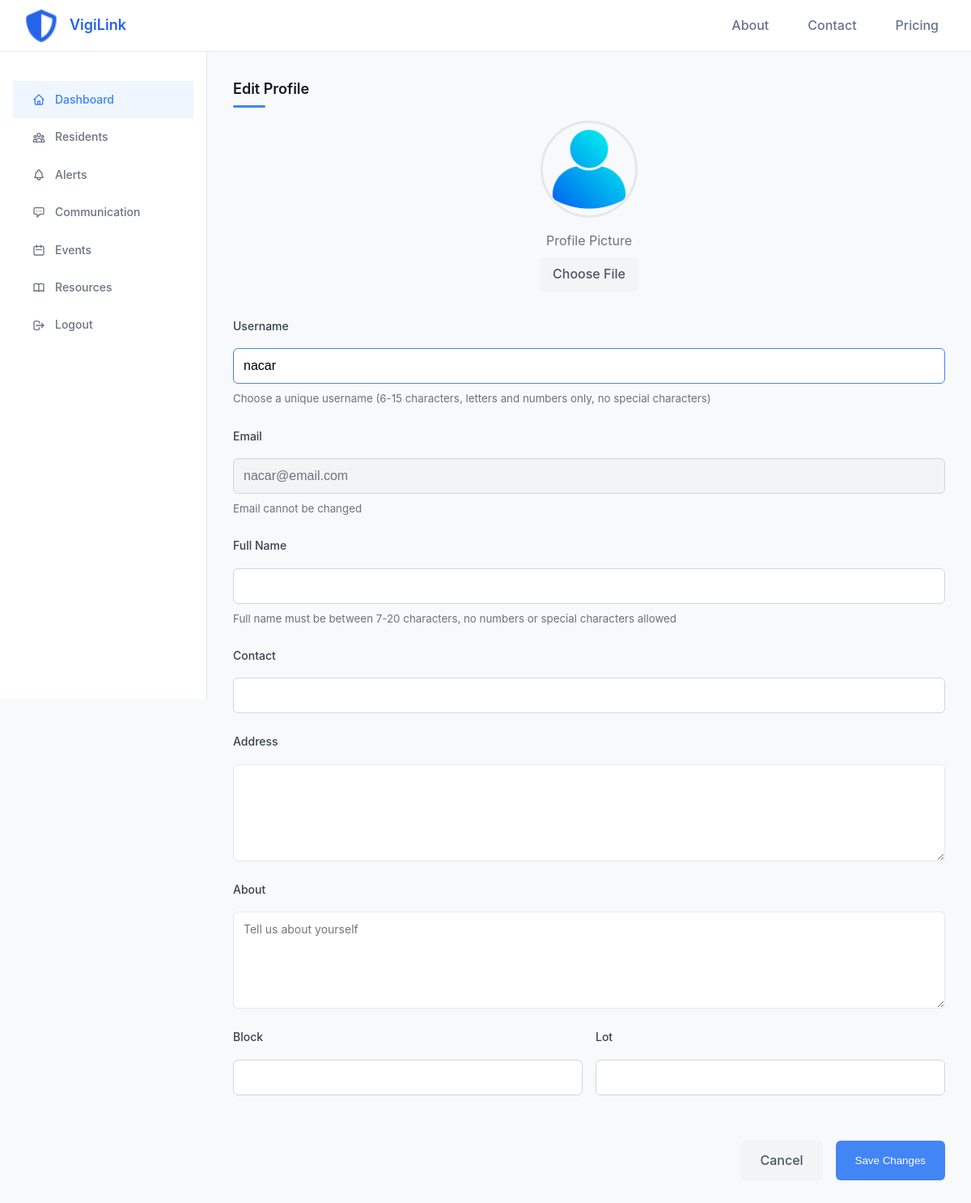
/user/profile/edit/ (signed in), run on the app's committed database.
### accounts/models.py (models this page shows)
class User(AbstractUser):
    first_name = None
    last_name = None
    ROLE_CHOICES = (
        ('guest', 'Guest'),
        ('resident', 'Resident'),
        ('communityowner', 'Community Owner'),
        ('security', 'Security'),
        ('admin', 'Admin'),
    )
    full_name = models.CharField(max_length=300, blank=True)
    city = models.ForeignKey(City, on_delete=models.SET_NULL, null=True, blank=True)
    district = models.ForeignKey(District, on_delete=models.SET_NULL, null=True, blank=True)
    contact = models.CharField(max_length=50, blank=True)
    is_verified = models.BooleanField(default=False)
    verification_code = models.CharField(max_length=6, blank=True, null=True)
    verification_code_created = models.DateTimeField(null=True, blank=True)
    profile_picture = models.ImageField(upload_to='profile_pictures/', default='accounts/static/accounts/images/profile.png')
    role = models.CharField(max_length=20, choices=ROLE_CHOICES, default='guest')
    address = models.TextField(blank=True)
    block = models.CharField(max_length=50, blank=True)
    lot = models.CharField(max_length=50, blank=True)
    about = models.TextField(blank=True, help_text='A short bio or description about yourself')
    objects = CustomUserManager()
    USERNAME_FIELD = 'username'
    REQUIRED_FIELDS = ['email', 'full_name']
    class Meta:
        verbose_name = _('user')
        verbose_name_plural = _('users')
    def __str__(self):
        return self.username

### user_panel/views.py (the view, shortened to what this page needs)
# urls.py: path('profile/edit/', views.edit_profile, name='edit_profile'),
@login_required
def edit_profile(request):
    context = {
        'user': request.user
    }
    try:
        return render(request, 'dashboard/edit_profile.html', context)
    except Exception as e:
        logger.error(f"Error editing profile: {str(e)}")
        messages.error(request, f"Error updating profile: {str(e)}")
        return redirect('view_profile')

### user_panel/templates/dashboard/edit_profile.html (shortened to what this page needs)
{% extends 'dashboard/base.html' %}
{% load static %}
{% block extra_css %}
<link rel="stylesheet" href="{% static 'dashboard/css/view_profile.css' %}">
{% endblock %}
{% block content %}
    <div class="profile-edit-container">
        <h1 class="section-title">Edit Profile</h1>
        <form method="post" enctype="multipart/form-data" action="{% url 'edit_profile' %}">
            <div class="profile-picture-container">
                <div class="profile-picture-preview">
                    {% if user.profile_picture %}
                        <img id="profile-image-preview" src="{{ user.profile_picture.url }}" alt="{{ user.full_name }}" onerror="this.src='/static/accounts/images/profile.png'">
                    {% else %}
                        <img id="profile-image-preview" src="/static/accounts/images/profile.png" alt="{{ user.full_name }}">
                    {% endif %}
                </div>
                <div class="profile-picture-upload">
                    <span>Profile Picture</span>
                    <label for="profile_picture" class="file-input-label">Choose File</label>
                </div>
            </div>
            <div class="form-group">
                <label for="username" class="form-label">Username</label>
                <input type="text" id="username" name="username" class="form-control" value="{{ user.username }}" style="border-color: #4285f4;">
                <small>Choose a unique username (6-15 characters, letters and numbers only, no special characters)</small>
            </div>
            <div class="form-group">
                <label for="email" class="form-label">Email</label>
                <input type="email" id="email" name="email" class="form-control non-editable-field" value="{{ user.email }}" readonly>
                <small>Email cannot be changed</small>
            </div>
            <div class="form-group">
                <label for="full_name" class="form-label">Full Name</label>
                <input type="text" id="full_name" name="full_name" class="form-control" value="{{ user.full_name }}" required>
                <small>Full name must be between 7-20 characters, no numbers or special characters allowed</small>
            </div>
            <div class="form-group">
                <label for="contact" class="form-label">Contact</label>
                <input type="text" id="contact" name="contact" class="form-control" value="{{ user.contact }}">
            </div>
            <div class="form-group">
                <label for="address" class="form-label">Address</label>
                <textarea id="address" name="address" class="form-control" rows="3">{{ user.address }}</textarea>
            </div>
            <div class="form-group">
                <label for="about" class="form-label">About</label>
                <textarea id="about" name="about" class="form-control" rows="4" placeholder="Tell us about yourself">{{ user.about }}</textarea>
            </div>
            <div class="form-row" style="display: flex; gap: 1rem;">
                <div class="form-group" style="flex: 1;">
                    <label for="block" class="form-label">Block</label>
                    <input type="text" id="block" name="block" class="form-control" value="{{ user.block }}">
                </div>
                <div class="form-group" style="flex: 1;">
                    <label for="lot" class="form-label">Lot</label>
                    <input type="text" id="lot" name="lot" class="form-control" value="{{ user.lot }}">
                </div>
            </div>
            <div class="form-actions">
                <a href="{% url 'view_profile' %}" class="btn-cancel">Cancel</a>
                <button type="submit" class="btn-save" id="saveButton" disabled style="font-weight: 500;">Save Changes</button>
            </div>
        </form>
    </div>
{% endblock %}

### user_panel/static/dashboard/css/dashboard_styles.css (style rules this page uses)
* { margin: 0; padding: 0; box-sizing: border-box; }
body { font-family: -apple-system, BlinkMacSystemFont, 'Segoe UI', Roboto, 'Helvetica Neue', Arial, sans-serif; background-color: #fafafa; color: #1f2937; line-height: 1.6; }

### user_panel/static/dashboard/css/post_styles.css (style rules this page uses)
.form-group { display: flex; flex-direction: column; gap: 0.5rem; }
.form-group label { font-weight: 500; color: #374151; font-size: 0.875rem; }
.form-group textarea { padding: 0.75rem; border: 1px solid #e5e7eb; border-radius: 0.375rem; resize: vertical; min-height: 120px; font-family: inherit; font-size: 0.875rem; }
.form-actions { display: flex; justify-content: flex-end; gap: 1rem; margin-top: 1rem; }

### user_panel/static/dashboard/css/view_profile.css (style rules this page uses)
* { margin: 0; padding: 0; box-sizing: border-box; }
body { font-family: -apple-system, BlinkMacSystemFont, 'Segoe UI', Roboto, 'Helvetica Neue', Arial, sans-serif; background-color: #f8f9fa; color: #6b7280; line-height: 1.6; }
.section-title { font-size: 1.125rem; font-weight: 600; color: #111827; margin-bottom: 1rem; position: relative; padding-bottom: 0.5rem; }
.section-title:after { content: ''; position: absolute; bottom: 0; left: 0; width: 40px; height: 3px; background: #4285f4; border-radius: 3px; }

### user_panel/templates/dashboard/edit_profile.html (style rules this page uses)
.form-group { margin-bottom: 1.5rem; }
.form-label { display: block; margin-bottom: 0.5rem; font-weight: 500; color: #4b5563; }
.form-control { width: 100%; padding: 0.75rem; border: 1px solid #d1d5db; border-radius: 0.375rem; font-size: 1rem; transition: border-color 0.2s; }
.form-actions { display: flex; justify-content: flex-end; gap: 1rem; margin-top: 2rem; }
.btn-cancel { background: #f3f4f6; color: #4b5563; border: none; padding: 0.75rem 1.5rem; border-radius: 0.375rem; font-weight: 500; cursor: pointer; transition: all 0.2s; text-decoration: none; }
.btn-save { background: #4285f4; color: white; border: none; padding: 0.75rem 1.5rem; border-radius: 0.375rem; font-weight: 500; cursor: pointer; transition: all 0.2s; }
.profile-picture-container { display: flex; flex-direction: column; align-items: center; margin-bottom: 2rem; }
.profile-picture-preview { width: 120px; height: 120px; border-radius: 50%; overflow: hidden; margin-bottom: 1rem; border: 3px solid #e5e7eb; }
.profile-picture-preview img { width: 100%; height: 100%; object-fit: cover; }
.profile-picture-upload { display: flex; flex-direction: column; align-items: center; }
.file-input-label { background: #f3f4f6; color: #4b5563; padding: 0.5rem 1rem; border-radius: 0.375rem; font-weight: 500; cursor: pointer; transition: all 0.2s; margin-top: 0.5rem; }
.non-editable-field { background-color: #f3f4f6; color: #6b7280; cursor: not-allowed; }

### data on the page
User: profile_picture (placeholder picture), username "nacar", email "nacar@email.com"
